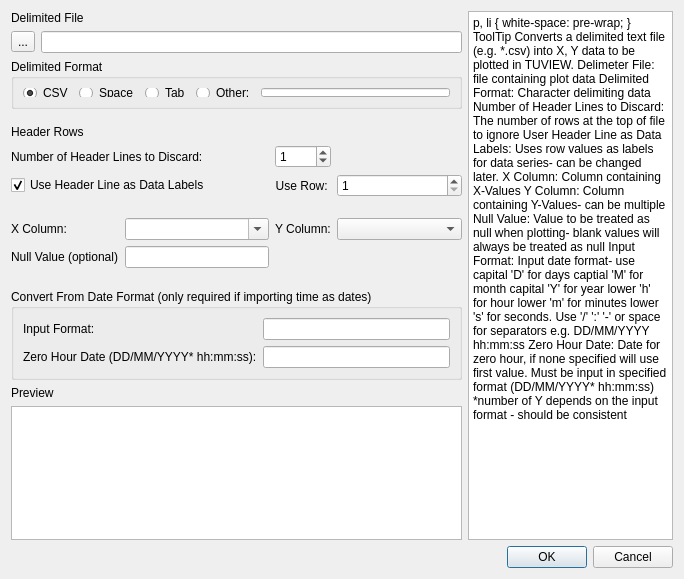
<?xml version="1.0" encoding="UTF-8"?>
<ui version="4.0">
 <class>UserPlotDataImportDialog</class>
 <widget class="QDialog" name="UserPlotDataImportDialog">
  <property name="geometry">
   <rect>
    <x>0</x>
    <y>0</y>
    <width>684</width>
    <height>579</height>
   </rect>
  </property>
  <property name="windowTitle">
   <string>Import User Plot Data . . .</string>
  </property>
  <layout class="QGridLayout" name="gridLayout_2" columnstretch="10,5">
   <item row="0" column="0">
    <layout class="QGridLayout" name="gridLayout">
     <item row="11" column="0" colspan="5">
      <widget class="QgsCollapsibleGroupBox" name="mGroupBox">
       <property name="minimumSize">
        <size>
         <width>0</width>
         <height>0</height>
        </size>
       </property>
       <property name="title">
        <string>Convert From Date Format (only required if importing time as dates)</string>
       </property>
       <property name="flat">
        <bool>true</bool>
       </property>
       <property name="checkable">
        <bool>false</bool>
       </property>
       <property name="collapsed">
        <bool>true</bool>
       </property>
       <property name="saveCollapsedState">
        <bool>false</bool>
       </property>
       <layout class="QGridLayout" name="gridLayout_4">
        <item row="0" column="0">
         <widget class="QLabel" name="label_9">
          <property name="text">
           <string>Input Format:</string>
          </property>
         </widget>
        </item>
        <item row="1" column="0">
         <widget class="QLabel" name="label_10">
          <property name="text">
           <string>Zero Hour Date (DD/MM/YYYY* hh:mm:ss):</string>
          </property>
         </widget>
        </item>
        <item row="0" column="1">
         <widget class="QLineEdit" name="dateFormat"/>
        </item>
        <item row="1" column="1">
         <widget class="QLineEdit" name="zeroHourDate"/>
        </item>
       </layout>
      </widget>
     </item>
     <item row="10" column="0" colspan="5">
      <spacer name="verticalSpacer_3">
       <property name="orientation">
        <enum>Qt::Vertical</enum>
       </property>
       <property name="sizeType">
        <enum>QSizePolicy::Minimum</enum>
       </property>
       <property name="sizeHint" stdset="0">
        <size>
         <width>20</width>
         <height>15</height>
        </size>
       </property>
      </spacer>
     </item>
     <item row="5" column="3">
      <widget class="QSpinBox" name="sbLines2Discard">
       <property name="value">
        <number>1</number>
       </property>
      </widget>
     </item>
     <item row="8" column="0" colspan="2">
      <widget class="QLabel" name="label_2">
       <property name="text">
        <string>X Column:</string>
       </property>
      </widget>
     </item>
     <item row="3" column="0" colspan="5">
      <spacer name="verticalSpacer_2">
       <property name="orientation">
        <enum>Qt::Vertical</enum>
       </property>
       <property name="sizeType">
        <enum>QSizePolicy::Minimum</enum>
       </property>
       <property name="sizeHint" stdset="0">
        <size>
         <width>20</width>
         <height>10</height>
        </size>
       </property>
      </spacer>
     </item>
     <item row="8" column="3">
      <widget class="QLabel" name="label_4">
       <property name="text">
        <string>Y Column:</string>
       </property>
      </widget>
     </item>
     <item row="5" column="0" colspan="3">
      <widget class="QLabel" name="label_6">
       <property name="text">
        <string>Number of Header Lines to Discard:</string>
       </property>
      </widget>
     </item>
     <item row="6" column="0" colspan="3">
      <widget class="QCheckBox" name="cbHeadersAsLabels">
       <property name="text">
        <string>Use Header Line as Data Labels</string>
       </property>
       <property name="checked">
        <bool>true</bool>
       </property>
      </widget>
     </item>
     <item row="4" column="0" colspan="5">
      <widget class="QLabel" name="label_8">
       <property name="text">
        <string>Header Rows</string>
       </property>
      </widget>
     </item>
     <item row="0" column="0" colspan="5">
      <widget class="QLabel" name="label">
       <property name="text">
        <string>Delimited File</string>
       </property>
      </widget>
     </item>
     <item row="1" column="0">
      <widget class="QToolButton" name="btnBrowse">
       <property name="text">
        <string>...</string>
       </property>
      </widget>
     </item>
     <item row="12" column="0" colspan="5">
      <widget class="QLabel" name="label_5">
       <property name="text">
        <string>Preview</string>
       </property>
      </widget>
     </item>
     <item row="8" column="2">
      <widget class="QComboBox" name="cbXColumn">
       <property name="minimumSize">
        <size>
         <width>125</width>
         <height>0</height>
        </size>
       </property>
       <property name="editable">
        <bool>true</bool>
       </property>
      </widget>
     </item>
     <item row="8" column="4">
      <widget class="QgsCheckableComboBox" name="mcbYColumn">
       <property name="minimumSize">
        <size>
         <width>125</width>
         <height>0</height>
        </size>
       </property>
      </widget>
     </item>
     <item row="1" column="1" colspan="4">
      <widget class="QLineEdit" name="inFile"/>
     </item>
     <item row="13" column="0" colspan="5">
      <widget class="QTableWidget" name="previewTable">
       <attribute name="horizontalHeaderVisible">
        <bool>true</bool>
       </attribute>
      </widget>
     </item>
     <item row="6" column="3">
      <widget class="QLabel" name="label_7">
       <property name="text">
        <string>Use Row: </string>
       </property>
       <property name="alignment">
        <set>Qt::AlignRight|Qt::AlignTrailing|Qt::AlignVCenter</set>
       </property>
      </widget>
     </item>
     <item row="7" column="0" colspan="5">
      <spacer name="verticalSpacer">
       <property name="orientation">
        <enum>Qt::Vertical</enum>
       </property>
       <property name="sizeType">
        <enum>QSizePolicy::Minimum</enum>
       </property>
       <property name="sizeHint" stdset="0">
        <size>
         <width>20</width>
         <height>15</height>
        </size>
       </property>
      </spacer>
     </item>
     <item row="2" column="0" colspan="5">
      <widget class="QGroupBox" name="grouBox">
       <property name="minimumSize">
        <size>
         <width>0</width>
         <height>50</height>
        </size>
       </property>
       <property name="title">
        <string>Delimited Format</string>
       </property>
       <layout class="QGridLayout" name="gridLayout_3">
        <item row="0" column="3">
         <widget class="QRadioButton" name="rbOther">
          <property name="text">
           <string>Other:</string>
          </property>
          <attribute name="buttonGroup">
           <string notr="true">bgDelimiter</string>
          </attribute>
         </widget>
        </item>
        <item row="0" column="2">
         <widget class="QRadioButton" name="rbTab">
          <property name="text">
           <string>Tab</string>
          </property>
          <attribute name="buttonGroup">
           <string notr="true">bgDelimiter</string>
          </attribute>
         </widget>
        </item>
        <item row="0" column="1">
         <widget class="QRadioButton" name="rbSpace">
          <property name="text">
           <string>Space</string>
          </property>
          <attribute name="buttonGroup">
           <string notr="true">bgDelimiter</string>
          </attribute>
         </widget>
        </item>
        <item row="0" column="0">
         <widget class="QRadioButton" name="rbCSV">
          <property name="text">
           <string>CSV</string>
          </property>
          <property name="checked">
           <bool>true</bool>
          </property>
          <attribute name="buttonGroup">
           <string notr="true">bgDelimiter</string>
          </attribute>
         </widget>
        </item>
        <item row="0" column="4">
         <widget class="QLineEdit" name="delimiter"/>
        </item>
       </layout>
      </widget>
     </item>
     <item row="6" column="4">
      <widget class="QSpinBox" name="sbLabelRow">
       <property name="minimum">
        <number>1</number>
       </property>
       <property name="value">
        <number>1</number>
       </property>
      </widget>
     </item>
     <item row="9" column="0" colspan="2">
      <widget class="QLabel" name="label_3">
       <property name="text">
        <string>Null Value (optional)</string>
       </property>
      </widget>
     </item>
     <item row="9" column="2">
      <widget class="QLineEdit" name="nullValue"/>
     </item>
    </layout>
   </item>
   <item row="0" column="1">
    <layout class="QVBoxLayout" name="verticalLayout">
     <item>
      <widget class="QTextBrowser" name="textBrowser">
       <property name="html">
        <string>&lt;!DOCTYPE HTML PUBLIC &quot;-//W3C//DTD HTML 4.0//EN&quot; &quot;http://www.w3.org/TR/REC-html40/strict.dtd&quot;&gt;
&lt;html&gt;&lt;head&gt;&lt;meta name=&quot;qrichtext&quot; content=&quot;1&quot; /&gt;&lt;style type=&quot;text/css&quot;&gt;
p, li { white-space: pre-wrap; }
&lt;/style&gt;&lt;/head&gt;&lt;body style=&quot; font-family:'MS Shell Dlg 2'; font-size:8.25pt; font-weight:400; font-style:normal;&quot;&gt;
&lt;p style=&quot; margin-top:0px; margin-bottom:0px; margin-left:0px; margin-right:0px; -qt-block-indent:0; text-indent:0px;&quot;&gt;&lt;span style=&quot; font-weight:600;&quot;&gt;ToolTip&lt;/span&gt;&lt;/p&gt;
&lt;p style=&quot;-qt-paragraph-type:empty; margin-top:0px; margin-bottom:0px; margin-left:0px; margin-right:0px; -qt-block-indent:0; text-indent:0px; font-weight:600;&quot;&gt;&lt;br /&gt;&lt;/p&gt;
&lt;p style=&quot; margin-top:0px; margin-bottom:0px; margin-left:0px; margin-right:0px; -qt-block-indent:0; text-indent:0px;&quot;&gt;Converts a delimited text file (e.g. *.csv) into X, Y data to be plotted in TUVIEW.&lt;/p&gt;
&lt;p style=&quot;-qt-paragraph-type:empty; margin-top:0px; margin-bottom:0px; margin-left:0px; margin-right:0px; -qt-block-indent:0; text-indent:0px; font-weight:600;&quot;&gt;&lt;br /&gt;&lt;/p&gt;
&lt;p style=&quot; margin-top:0px; margin-bottom:0px; margin-left:0px; margin-right:0px; -qt-block-indent:0; text-indent:0px;&quot;&gt;&lt;span style=&quot; font-weight:600;&quot;&gt;Delimeter File:&lt;/span&gt; file containing plot data&lt;/p&gt;
&lt;p style=&quot;-qt-paragraph-type:empty; margin-top:0px; margin-bottom:0px; margin-left:0px; margin-right:0px; -qt-block-indent:0; text-indent:0px;&quot;&gt;&lt;br /&gt;&lt;/p&gt;
&lt;p style=&quot; margin-top:0px; margin-bottom:0px; margin-left:0px; margin-right:0px; -qt-block-indent:0; text-indent:0px;&quot;&gt;&lt;span style=&quot; font-weight:600;&quot;&gt;Delimited Format: &lt;/span&gt;Character delimiting data&lt;/p&gt;
&lt;p style=&quot;-qt-paragraph-type:empty; margin-top:0px; margin-bottom:0px; margin-left:0px; margin-right:0px; -qt-block-indent:0; text-indent:0px;&quot;&gt;&lt;br /&gt;&lt;/p&gt;
&lt;p style=&quot; margin-top:0px; margin-bottom:0px; margin-left:0px; margin-right:0px; -qt-block-indent:0; text-indent:0px;&quot;&gt;&lt;span style=&quot; font-weight:600;&quot;&gt;Number of Header Lines to Discard: &lt;/span&gt;The number of rows at the top of file to ignore&lt;/p&gt;
&lt;p style=&quot;-qt-paragraph-type:empty; margin-top:0px; margin-bottom:0px; margin-left:0px; margin-right:0px; -qt-block-indent:0; text-indent:0px;&quot;&gt;&lt;br /&gt;&lt;/p&gt;
&lt;p style=&quot; margin-top:0px; margin-bottom:0px; margin-left:0px; margin-right:0px; -qt-block-indent:0; text-indent:0px;&quot;&gt;&lt;span style=&quot; font-weight:600;&quot;&gt;User Header Line as Data Labels: &lt;/span&gt;Uses row values as labels for data series- can be changed later.&lt;/p&gt;
&lt;p style=&quot;-qt-paragraph-type:empty; margin-top:0px; margin-bottom:0px; margin-left:0px; margin-right:0px; -qt-block-indent:0; text-indent:0px;&quot;&gt;&lt;br /&gt;&lt;/p&gt;
&lt;p style=&quot; margin-top:0px; margin-bottom:0px; margin-left:0px; margin-right:0px; -qt-block-indent:0; text-indent:0px;&quot;&gt;&lt;span style=&quot; font-weight:600;&quot;&gt;X Column: &lt;/span&gt;Column containing X-Values&lt;/p&gt;
&lt;p style=&quot;-qt-paragraph-type:empty; margin-top:0px; margin-bottom:0px; margin-left:0px; margin-right:0px; -qt-block-indent:0; text-indent:0px;&quot;&gt;&lt;br /&gt;&lt;/p&gt;
&lt;p style=&quot; margin-top:0px; margin-bottom:0px; margin-left:0px; margin-right:0px; -qt-block-indent:0; text-indent:0px;&quot;&gt;&lt;span style=&quot; font-weight:600;&quot;&gt;Y Column: &lt;/span&gt;Column containing Y-Values- can be multiple&lt;/p&gt;
&lt;p style=&quot;-qt-paragraph-type:empty; margin-top:0px; margin-bottom:0px; margin-left:0px; margin-right:0px; -qt-block-indent:0; text-indent:0px;&quot;&gt;&lt;br /&gt;&lt;/p&gt;
&lt;p style=&quot; margin-top:0px; margin-bottom:0px; margin-left:0px; margin-right:0px; -qt-block-indent:0; text-indent:0px;&quot;&gt;&lt;span style=&quot; font-weight:600;&quot;&gt;Null Value: &lt;/span&gt;Value to be treated as null when plotting- blank values will always be treated as null&lt;/p&gt;
&lt;p style=&quot;-qt-paragraph-type:empty; margin-top:0px; margin-bottom:0px; margin-left:0px; margin-right:0px; -qt-block-indent:0; text-indent:0px;&quot;&gt;&lt;br /&gt;&lt;/p&gt;
&lt;p style=&quot; margin-top:0px; margin-bottom:0px; margin-left:0px; margin-right:0px; -qt-block-indent:0; text-indent:0px;&quot;&gt;&lt;span style=&quot; font-weight:600;&quot;&gt;Input Format: &lt;/span&gt;Input date format- use capital 'D' for days captial 'M' for month capital 'Y' for year lower 'h' for hour lower 'm' for minutes lower 's' for seconds. Use '/' ':' '-' or space for separators e.g. DD/MM/YYYY hh:mm:ss&lt;/p&gt;
&lt;p style=&quot;-qt-paragraph-type:empty; margin-top:0px; margin-bottom:0px; margin-left:0px; margin-right:0px; -qt-block-indent:0; text-indent:0px;&quot;&gt;&lt;br /&gt;&lt;/p&gt;
&lt;p style=&quot; margin-top:0px; margin-bottom:0px; margin-left:0px; margin-right:0px; -qt-block-indent:0; text-indent:0px;&quot;&gt;&lt;span style=&quot; font-weight:600;&quot;&gt;Zero Hour Date: &lt;/span&gt;Date for zero hour, if none specified will use first value. Must be input in specified format (DD/MM/YYYY* hh:mm:ss) &lt;/p&gt;
&lt;p style=&quot; margin-top:0px; margin-bottom:0px; margin-left:0px; margin-right:0px; -qt-block-indent:0; text-indent:0px;&quot;&gt;*number of Y depends on the input format - should be consistent&lt;/p&gt;&lt;/body&gt;&lt;/html&gt;</string>
       </property>
      </widget>
     </item>
    </layout>
   </item>
   <item row="1" column="0" colspan="2">
    <widget class="QDialogButtonBox" name="buttonBox">
     <property name="orientation">
      <enum>Qt::Horizontal</enum>
     </property>
     <property name="standardButtons">
      <set>QDialogButtonBox::Cancel|QDialogButtonBox::Ok</set>
     </property>
    </widget>
   </item>
  </layout>
 </widget>
 <customwidgets>
  <customwidget>
   <class>QgsCheckableComboBox</class>
   <extends>QComboBox</extends>
   <header>qgscheckablecombobox.h</header>
  </customwidget>
  <customwidget>
   <class>QgsCollapsibleGroupBox</class>
   <extends>QGroupBox</extends>
   <header>qgscollapsiblegroupbox.h</header>
   <container>1</container>
  </customwidget>
 </customwidgets>
 <resources/>
 <connections>
  <connection>
   <sender>buttonBox</sender>
   <signal>accepted()</signal>
   <receiver>UserPlotDataImportDialog</receiver>
   <slot>accept()</slot>
   <hints>
    <hint type="sourcelabel">
     <x>248</x>
     <y>254</y>
    </hint>
    <hint type="destinationlabel">
     <x>157</x>
     <y>274</y>
    </hint>
   </hints>
  </connection>
  <connection>
   <sender>buttonBox</sender>
   <signal>rejected()</signal>
   <receiver>UserPlotDataImportDialog</receiver>
   <slot>reject()</slot>
   <hints>
    <hint type="sourcelabel">
     <x>316</x>
     <y>260</y>
    </hint>
    <hint type="destinationlabel">
     <x>286</x>
     <y>274</y>
    </hint>
   </hints>
  </connection>
 </connections>
 <buttongroups>
  <buttongroup name="bgDelimiter"/>
 </buttongroups>
</ui>
